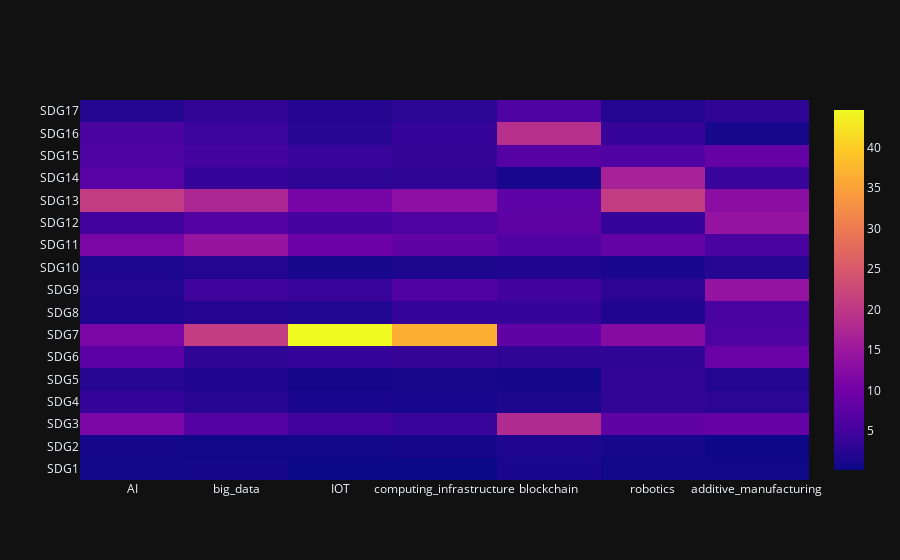

The code cell stored with this chart in its notebook:
### Code cell
fig = go.Figure(data=go.Heatmap(
                   z=df_heat.to_numpy(),
                   x=list(df_heat.columns),
                   y=list(df_heat.index),
                   hoverongaps = False))
fig.show()

### Figure 1 — Plotly figure (JSON) as saved in the notebook; plotly's stock layout.template omitted (floating-point values rounded to 4 significant figures)
{"data": [{"hoverongaps": false, "x": ["AI", "big_data", "IOT", "computing_infrastructure", "blockchain", "robotics", "additive_manufacturing"], "y": ["SDG1", "SDG2", "SDG3", "SDG4", "SDG5", "SDG6", "SDG7", "SDG8", "SDG9", "SDG10", "SDG11", "SDG12", "SDG13", "SDG14", "SDG15", "SDG16", "SDG17"], "z": [[0.5377, 0.9019, 0.2405, 0.1996, 1.368, 0.4336, 0.4351], [0.864, 0.5778, 0.7546, 0.7678, 1.689, 1.099, 0.3165], [11.11, 6.652, 4.76, 3.993, 18.02, 8.207, 8.505], [3.723, 2.579, 1.401, 1.182, 1.529, 3.36, 2.769], [2.455, 1.804, 0.8126, 1.121, 0.8045, 3.376, 1.978], [7.376, 3.016, 3.599, 3.793, 3.138, 3.081, 8.979], [11.14, 20.91, 44.62, 36.59, 8.045, 12.37, 5.775], [1.632, 2.353, 1.891, 3.839, 3.862, 1.812, 5.459], [2.095, 4.552, 4.005, 6.45, 4.747, 2.942, 14.12], [1.569, 2.072, 0.9784, 1.52, 1.85, 1.409, 2.413], [11.16, 14.25, 9.386, 8.016, 6.275, 8.393, 5.538], [4.802, 6.764, 5.216, 6.05, 7.965, 3.825, 14.12], [20.75, 17.18, 10.64, 13.1, 7.723, 20.81, 13.05], [7.105, 3.594, 2.852, 3.163, 1.126, 16.65, 3.995], [5.766, 5.073, 4.013, 3.578, 6.919, 6.271, 8.465], [5.711, 4.214, 2.488, 3.87, 18.83, 3.84, 1.028], [2.192, 3.509, 2.347, 2.764, 6.114, 2.121, 3.046]], "type": "heatmap"}], "layout": {}}
